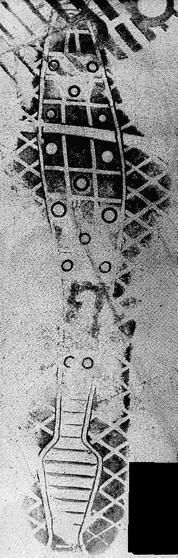
#> input picture Q4Images/5.jpeg, 178 x 558 px
$ python projectIM2020_q4.py
#> lines starting #> are read from the running program, lines starting #| are printed output that depends on the picture

# coding: utf-8

# In[4]:


import cv2
import numpy as np
import matplotlib.pyplot as plt
img = cv2.imread("Q4Images/5.jpeg")
#> img is the input picture: shape (558, 178, 3); min 0, max 255, mean 141.5
img = cv2.cvtColor(img, cv2.COLOR_BGR2RGB)
img2=img.copy()
def adjust_gamma(image, gamma=1.0):
    invGamma = 1.0 / gamma
    table = np.array([((i / 255.0) ** invGamma) * 255
    for i in np.arange(0, 256)]).astype("uint8")
    return cv2.LUT(image, table)
def Show_img(img,img2):
    vis = np.concatenate((img,img2), axis=1)

    cv2.imshow('Image with Borders', vis)
# De-allocate any associated memory usage
    if cv2.waitKey(0):
        cv2.destroyAllWindows()
def Draw_circles(circles):
    if circles is not None:
        circles = np.round(circles[0, :]).astype("int")
        for (x, y, r) in circles:
            if(r!=0):
                cv2.circle(img, (x, y), r, (10, 255, 0), 2)
                cv2.rectangle(img, (x - 1, y - 1), (x + 1, y + 1), (110, 0, 255), -1)
def find_circles(img):
    n = cv2.cvtColor(img, cv2.COLOR_BGR2GRAY)
    circles=cv2.HoughCircles(n, cv2.HOUGH_GRADIENT, 1.1, minDist=2,param1=400,param2=16,minRadius=1,maxRadius=7)
    Draw_circles(circles)
    temp=adjust_gamma(img,2)
    n = cv2.cvtColor(temp, cv2.COLOR_BGR2GRAY)
    circles=cv2.HoughCircles(n, cv2.HOUGH_GRADIENT, 1.1, minDist=2,param1=400,param2=16,minRadius=1,maxRadius=7)
    Draw_circles(circles)

find_circles(img2)
#> in find_circles, `circles=cv2.HoughCircles(n, cv2.HOUGH_GRADIENT, 1.1, minDist=2,param1=..`: circles = 13 rows, first 8: [74.25, 90.75, 6.28], [91.85, 66.55, 6.28], [81.95, 184.2, 6.39], [106.2, 265.6, 4.96], [108.4, 215.1, 5.73], [87.45, 362.5, 3.97], [53.35, 65.45, 6.39], [57.75, 209.6, 5.18]
#> in Draw_circles, `circles = np.round(circles[0, :]).astype("int")`: circles = 13 rows, first 8: [74, 91, 6], [92, 67, 6], [82, 184, 6], [106, 266, 5], [108, 215, 6], [87, 362, 4], [53, 65, 6], [58, 210, 5]
#> the loop in Draw_circles, `for (x, y, r) in circles:` made 13 passes
#> (x, y, r) on passes 1 to 12: (74, 91, 6), (92, 67, 6), (82, 184, 6), (106, 266, 5), (108, 215, 6), (87, 362, 4), (53, 65, 6), (58, 210, 5), (85, 238, 6), (106, 156, 6), (51, 148, 5), (67, 265, 4)
#> in adjust_gamma, `return cv2.LUT(image, table)`:
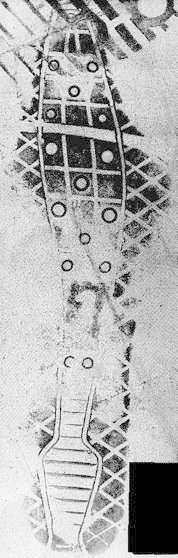
#> returned value: shape (558, 178, 3); min 0, max 255, mean 177.6
#> in find_circles, `circles=cv2.HoughCircles(n, cv2.HOUGH_GRADIENT, 1.1, minDist=2,param1=..`: circles = 14 rows, first 8: [81.95, 184.2, 6.39], [58.85, 209.6, 5.07], [107.2, 155.7, 6.39], [108.4, 214, 6.39], [51.15, 149.1, 6.39], [81.95, 180.9, 6.17], [84.15, 238.2, 3.86], [91.85, 66.55, 3.86]
#> in Draw_circles (call 2), `circles = np.round(circles[0, :]).astype("int")`: circles = 14 rows, first 8: [82, 184, 6], [59, 210, 5], [107, 156, 6], [108, 214, 6], [51, 149, 6], [82, 181, 6], [84, 238, 4], [92, 67, 4]
#> the loop in Draw_circles (call 2), `for (x, y, r) in circles:` made 14 passes
#> (x, y, r) on passes 1 to 12: (82, 184, 6), (59, 210, 5), (107, 156, 6), (108, 214, 6), (51, 149, 6), (82, 181, 6), (84, 238, 4), (92, 67, 4), (70, 361, 6), (67, 266, 4), (105, 267, 4), (53, 64, 5)
#> after the loop in Draw_circles (call 2), `for (x, y, r) in circles:`:
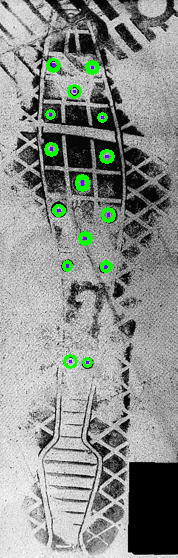
#> img: shape (558, 178, 3); mean R, G, B 140.2, 144.3, 140.3
Show_img(img,img2)
#> in Show_img, `vis = np.concatenate((img,img2), axis=1)`:
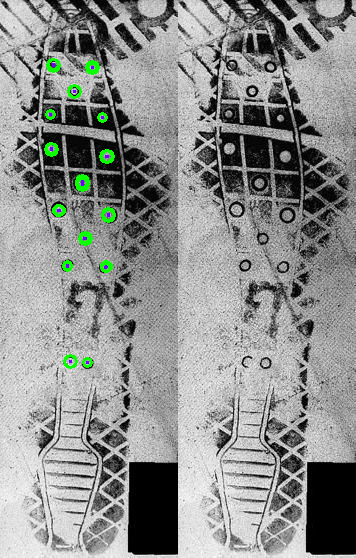
#> vis: shape (558, 356, 3); mean R, G, B 140.9, 142.9, 140.9
#> (key Esc is pressed here)
